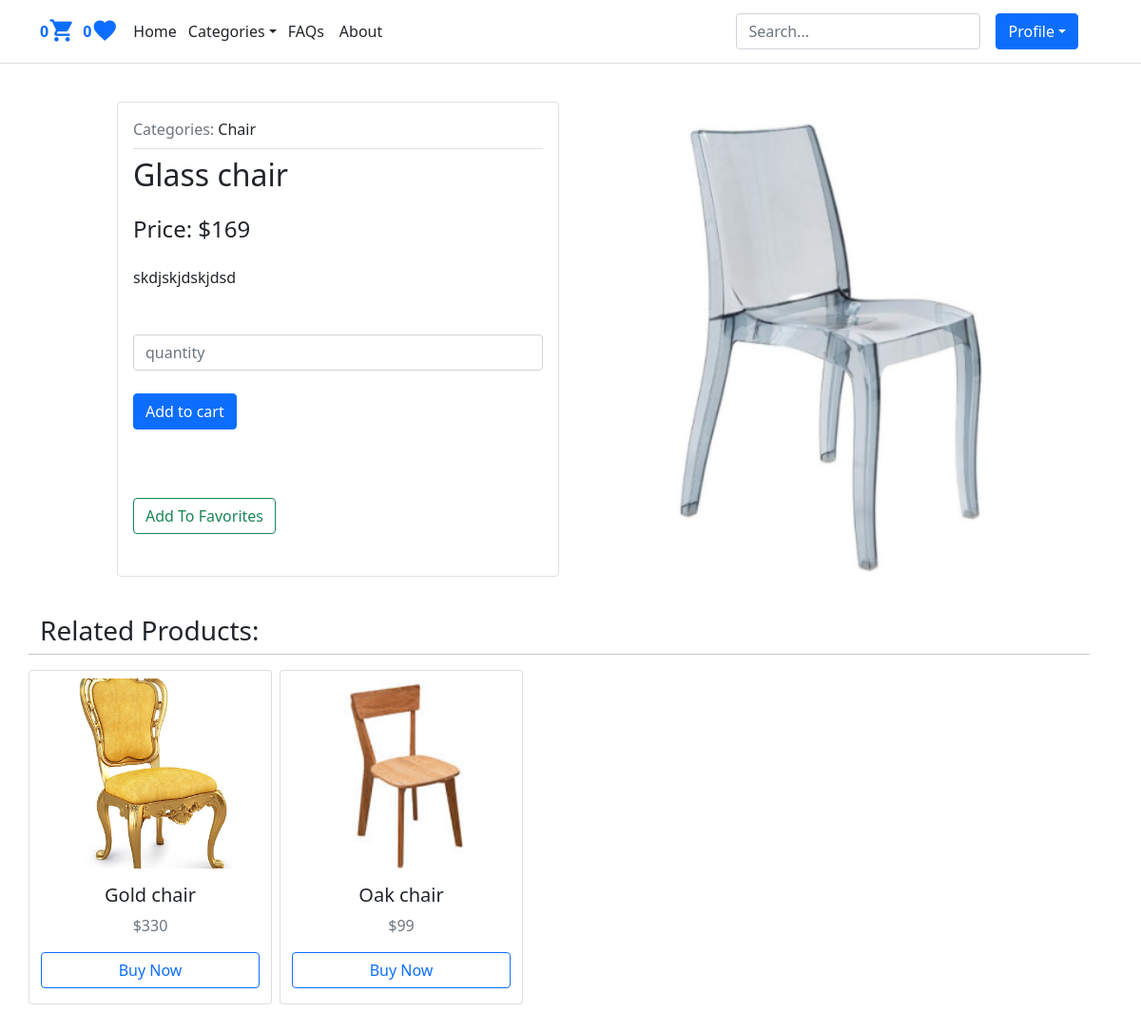
The page /glass-chair (signed in) on the database its author committed.
### accounts/models.py (models this page shows, shortened)
class User(AbstractBaseUser):
    email = models.EmailField(max_length=100, unique=True)  # User's email (unique)
    full_name = models.CharField(max_length=100)  # User's full name
    is_admin = models.BooleanField(default=False)  # Admin status
    is_active = models.BooleanField(default=True)  # Active status
    likes = models.ManyToManyField(Product, blank=True, related_name='likes')  # Products liked by the user
    is_manager = models.BooleanField(default=False)  # Manager role flag
    objects = UserManager()  # Custom user manager
    USERNAME_FIELD = 'email'  # Email as the unique identifier
    REQUIRED_FIELDS = ['full_name']  # Fields required when creating a user
    def get_likes_count(self):
        return self.likes.count()  # Returns the number of liked products

### shop/models.py (models this page shows, shortened)
class Product(models.Model):
    category = models.ForeignKey(Category, on_delete=models.CASCADE, related_name='category')
    image = models.ImageField(upload_to='products')
    title = models.CharField(max_length=250)
    description = models.TextField()
    price = models.IntegerField()
    date_created = models.DateTimeField(auto_now_add=True)
    slug = models.SlugField(unique=True)
    quantity = models.IntegerField(default=0)
    class Meta:
        ordering = ('-date_created',)
    def get_absolute_url(self):
        return reverse('shop:product_detail', kwargs={'slug':self.slug})

class Category(models.Model):
    title = models.CharField(max_length=200)
    sub_category = models.ForeignKey(
        'self', on_delete=models.CASCADE,
        related_name='sub_categories', null=True, blank=True
    )
    is_sub = models.BooleanField(default=False)
    slug = models.SlugField(max_length=200, unique=True)
    def __str__(self):
        return self.title

### shop/views.py (the view)
# urls.py: path('<slug:slug>', views.product_detail, name='product_detail'),
def product_detail(request, slug):
	form = QuantityForm()  # Form for quantity input
	product = get_object_or_404(Product, slug=slug)  # Get the product by slug
	related_products = Product.objects.filter(category=product.category).all()[:5]  # Get related products
	context = {
		'title': product.title,
		'product': product,
		'form': form,
		'favorites': 'favorites',
		'related_products': related_products
	}
	if request.user.likes.filter(id=product.id).first():
		context['favorites'] = 'remove'  # If in favorites, allow removing it
	return render(request, 'product_detail.html', context)

### cart/forms.py
class QuantityForm(forms.Form):
    quantity = forms.IntegerField(
        label='',  # No label will be displayed for this field
        min_value=1,  # Minimum quantity value is 1
        max_value=99,  # Maximum quantity value is 99
        widget=forms.NumberInput(
            attrs={'class': 'form-control mt-1', 'placeholder': 'quantity'}
        )  # Uses a number input widget with specified CSS classes and placeholder text
    )

### cart/utils/cart.py (called while the page is built)
    def __iter__(self):
        product_ids = self.cart.keys()  # Get all the product IDs in the cart
        products = Product.objects.filter(id__in=product_ids)  # Get products from the database using product IDs
        cart = self.cart.copy()  # Create a copy of the cart to avoid modifying the original session data
        for product in products:
            cart[str(product.id)]['product'] = product
        for item in cart.values():
            item['total_price'] = int(item['price']) * int(item['quantity'])
            yield item

    def add_cart_session(self):
        cart = self.session.get(CART_SESSION_ID)
        if not cart:
            cart = self.session[CART_SESSION_ID] = {}
        return cart

### online_shop/context_processors.py (called while the page is built)
def return_cart(request):
    cart = len(list(Cart(request))) # Count the items in the cart
    return {'cart_count': cart} # Return the count as part of the context

def return_categories(request):
    categories = Category.objects.all()  # Get all categories from the database
    return {'categories': categories}  # Return the categories as part of the context

### shop/templates/product_detail.html (shortened to what this page needs)
{% extends 'base.html' %}
{% block content %}
    <div class="row mb-3 mt-4">
        <div class="col-md-1"></div>
        <div class="col-md-5 p-3 border rounded">
            <div class="border-bottom mb-2 pb-2">
                <span class="text-muted">Categories:</span><a class="text-decoration-none text-dark" href="{% url 'shop:filter_by_category' product.category.slug %}"> {{ product.category }}</a>
            </div>
            <h2>{{ product.title }}</h2>
            <h4 class="mt-4 text-dark">Price: ${{ product.price }}</h4>
            <div class="mt-4 pe-3 mb-5">{{ product.description }}</div>
            <form method="post" action="{% url 'cart:add_to_cart' product.id %}">
                {{ form }}
                <input type="submit" class="btn btn-primary mt-4" value="Add to cart">
            </form>
            <br>
            {% if favorites == 'remove' %}
                <a href="{% url 'shop:remove_from_favorites' product.id %}" class="btn btn-outline-danger mt-5 text-capitalize">{{ favorites }} from favorites</a>
            {% else %}
                <a href="{% url 'shop:add_to_favorites' product.id %}" class="btn btn-outline-success mt-5 text-capitalize">add to {{ favorites }}</a>
            {% endif %}
        </div>
        <div class="col-md-6">
            <img style="object-fit: cover;" class="rounded" src="{{ product.image.url }}" width="510" height="500">
        </div>
    </div>
    <div class="row mt-4 mb-4">
        <h3>Related Products:</h3><hr>
        {% for p in related_products %}
            {% if p != product %}
                <div class="card me-2 mb-2" style="width: 16rem;">
                    <img style="object-fit: cover;" class="card-img mt-2" width="268" height="200" src="{{ p.image.url }}">
                    <div class="mt-3 text-center">
                        <h5 class="card-title">{{ p.title }}</h5>
                        <p class="text-muted">${{ p.price }}</p>
                        <a href="{{ p.get_absolute_url }}" class="mb-3 btn btn-outline-primary w-100">Buy Now</a>
                    </div>
                </div>
            {% endif %}
        {% endfor %}
    </div>
{% endblock %}

### shop/templates/base.html (shortened to what this page needs)
{% load static %}
<!DOCTYPE html>
<html lang="en">
<head>
    <link href="https://cdn.jsdelivr.net/npm/bootstrap@5.1.3/dist/css/bootstrap.min.css" rel="stylesheet">
</head>
<body>
  <header class="p-2 border-bottom">
    <div class="container">
      <div class="d-flex flex-wrap align-items-center justify-content-center justify-content-lg-start">
        {% if request.user.is_authenticated %}
        <b class="text-primary">{{ cart_count }}</b>
        {% endif %}
        <a href="{% url 'cart:show_cart' %}" class="text-primary mt-2 me-2"><i class="material-icons h3">&#xe8cc;</i></a>
        {% if request.user.is_authenticated %}
        <b class="text-primary">{{ request.user.get_likes_count}}</b>
        {% endif %}
        <a href="{% url 'shop:favorites' %}" class="text-primary mt-2 me-2"><i class="material-icons h3">&#xe87d;</i></a>
        <ul class="nav col-12 col-lg-auto me-lg-auto mb-2 justify-content-center mb-md-0">
          <li><a href="{% url 'shop:home_page' %}" class="nav-link px-2 text-dark">Home</a></li>
          <div class="dropdown text-end">
            <a href="#" class=" mt-2 me-1 ms-1 text-dark d-block link-dark text-decoration-none dropdown-toggle"id="dropdownUser1" data-bs-toggle="dropdown" aria-expanded="false">Categories</a>
          </div>
          <li><a href="#" class="nav-link px-2 text-dark">FAQs</a></li>
          <li><a href="#" class="nav-link px-2 text-dark">About</a></li>
        </ul>
        <form class="col-12 col-lg-auto mb-3 mb-lg-0 me-lg-3" action="{% url 'shop:search' %}">
          <input name="q" type="search" class="form-control form-control-dark" placeholder="Search..." aria-label="Search">
        </form>
        {% if request.user.is_authenticated %}
        <div class="dropdown text-end">
          <a href="#" class="btn btn-primary text-white me-4 d-block link-dark text-decoration-none dropdown-toggle"id="dropdownUser1" data-bs-toggle="dropdown" aria-expanded="false">Profile</a>
        </div>
        {% else %}
        <div class="text-end">
          <a href="{% url 'accounts:user_login' %}" class="btn btn-outline-primary me-2">Login</a>
          <a href="{% url 'accounts:user_register' %}" class="btn btn-primary">Sign-up</a>
        </div>
        {% endif %}
      </div>
    </div>
  </header>
    <main class="container">
        <div class="row mt-3">
          {% block content %}{% endblock %}
        </div>
      </main>
</body>
</html>

### rows shown on the page
User: user.get_likes_count "0"
Product: category "Сhair", title "Glass chair", price "169", description "skdjskjdskjdsd", image (picture)
Product: image (picture), title "Gold chair", price "330"
Product: image (picture), title "Oak chair", price "99"

### other values the page prints
{{ cart_count }} "0"
{{ favorites }} "Favorites"
